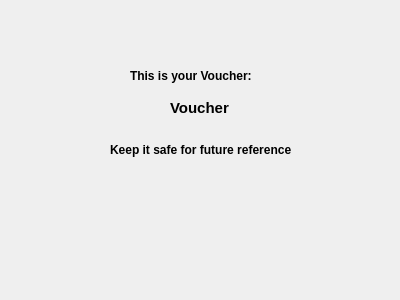
<?xml version="1.0" encoding="UTF-8"?>
<ui version="4.0">
 <class>PatientVoucherPage</class>
 <widget class="QWidget" name="PatientVoucherPage">
  <property name="geometry">
   <rect>
    <x>0</x>
    <y>0</y>
    <width>400</width>
    <height>300</height>
   </rect>
  </property>
  <property name="windowTitle">
   <string>Electronic Vaccination Data System</string>
  </property>
  <widget class="QLabel" name="label">
   <property name="geometry">
    <rect>
     <x>130</x>
     <y>60</y>
     <width>151</width>
     <height>31</height>
    </rect>
   </property>
   <property name="font">
    <font>
     <pointsize>9</pointsize>
     <weight>75</weight>
     <bold>true</bold>
    </font>
   </property>
   <property name="text">
    <string>This is your Voucher: </string>
   </property>
  </widget>
  <widget class="QLabel" name="lb_voucher">
   <property name="geometry">
    <rect>
     <x>170</x>
     <y>100</y>
     <width>101</width>
     <height>16</height>
    </rect>
   </property>
   <property name="font">
    <font>
     <pointsize>11</pointsize>
     <weight>75</weight>
     <bold>true</bold>
    </font>
   </property>
   <property name="text">
    <string>Voucher</string>
   </property>
  </widget>
  <widget class="QLabel" name="label_2">
   <property name="geometry">
    <rect>
     <x>110</x>
     <y>140</y>
     <width>221</width>
     <height>20</height>
    </rect>
   </property>
   <property name="font">
    <font>
     <weight>75</weight>
     <bold>true</bold>
    </font>
   </property>
   <property name="text">
    <string>Keep it safe for future reference</string>
   </property>
  </widget>
 </widget>
 <resources/>
 <connections/>
</ui>
